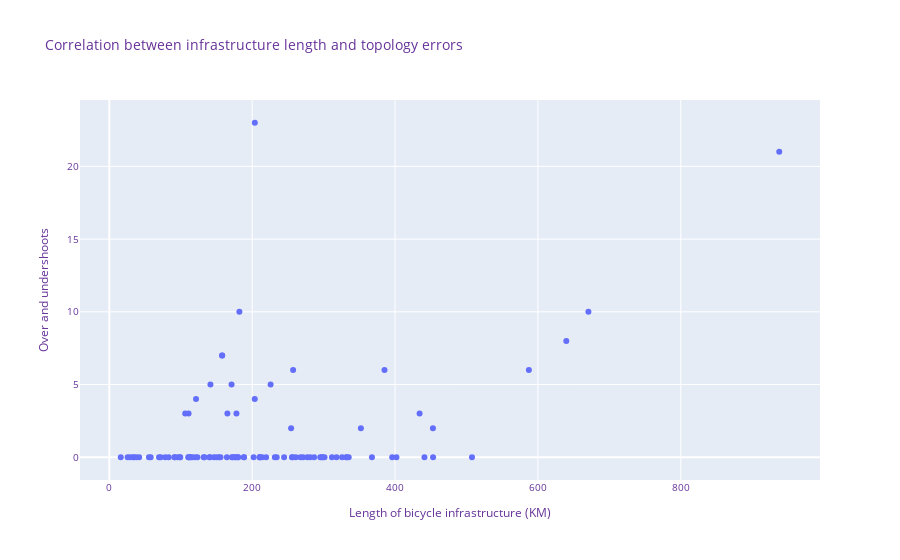

Write notebook code for a chart like this one.
### Code cell
# TODO: Add label for high/low density and add as color?
fig = px.scatter(
    muni_network_counts, 
    x='infra_km', 
    y='over_under',
    title='Correlation between infrastructure length and topology errors', 
    hover_data=['navn'],
    labels={
        "infra_km": "Length of bicycle infrastructure (KM)",
        "over_under": "Over and undershoots",
        "navn": "Municipality"
        })

fig.update_layout(
    font=dict(
        size=10,
        color="RebeccaPurple"
    )
)
fig.show()

### Figure 1 — Plotly figure (JSON) as saved in the notebook; plotly's stock layout.template omitted (floating-point values rounded to 4 significant figures)
{"data": [{"customdata": [["Aabenraa"], ["Aalborg"], ["Aarhus"], ["Albertslund"], ["Allerød"], ["Assens"], ["Ballerup"], ["Billund"], ["Bornholm"], ["Brøndby"], ["Brønderslev"], ["Dragør"], ["Egedal"], ["Esbjerg"], ["Faaborg-Midtfyn"], ["Fanø"], ["Favrskov"], ["Faxe"], ["Fredensborg"], ["Fredericia"], ["Frederiksberg"], ["Frederikshavn"], ["Frederikssund"], ["Furesø"], ["Gentofte"], ["Gladsaxe"], ["Glostrup"], ["Greve"], ["Gribskov"], ["Guldborgsund"], ["Haderslev"], ["Halsnæs"], ["Hedensted"], ["Helsingør"], ["Herlev"], ["Herning"], ["Hillerød"], ["Hjørring"], ["Holbæk"], ["Holstebro"], ["Horsens"], ["Hvidovre"], ["Høje-Taastrup"], ["Hørsholm"], ["Ikast-Brande"], ["Ishøj"], ["Jammerbugt"], ["Kalundborg"], ["Kerteminde"], ["Kolding"], ["København"], ["Køge"], ["Langeland"], ["Lejre"], ["Lemvig"], ["Lolland"], ["Lyngby-Taarbæk"], ["Læsø"], ["Mariagerfjord"], ["Middelfart"], ["Morsø"], ["Norddjurs"], ["Nordfyns"], ["Nyborg"], ["Næstved"], ["Odder"], ["Odense"], ["Odsherred"], ["Randers"], ["Rebild"], ["Ringkøbing-Skjern"], ["Ringsted"], ["Roskilde"], ["Rudersdal"], ["Rødovre"], ["Samsø"], ["Silkeborg"], ["Skanderborg"], ["Skive"], ["Slagelse"], ["Solrød"], ["Sorø"], ["Stevns"], ["Struer"], ["Svendborg"], ["Syddjurs"], ["Sønderborg"], ["Thisted"], ["Tårnby"], ["Tønder"], ["Vallensbæk"], ["Varde"], ["Vejen"], ["Vejle"], ["Vesthimmerlands"], ["Viborg"], ["Vordingborg"], ["Ærø"]], "hovertemplate": "Length of bicycle infrastructure (KM)=%{x}<br>Over and undershoots=%{y}<br>Municipality=%{customdata[0]}<extra></extra>", "legendgroup": "", "marker": {"color": "#636efa", "symbol": "circle"}, "mode": "markers", "name": "", "orientation": "v", "showlegend": false, "type": "scatter", "x": [335.1, 670.7, 937.9, 111.0, 157.8, 110.9, 182.1, 175.7, 213.9, 121.4, 210.6, 41.75, 225.8, 434.4, 171.6, 28.94, 301.3, 114.1, 203.7, 257.3, 78.28, 331.7, 254.5, 171.1, 155.7, 140.1, 91.73, 158.1, 141.6, 277.2, 271.2, 123.3, 244.7, 255.5, 55.44, 385.2, 256.8, 318.0, 261.0, 267.5, 325.9, 141.0, 172.8, 113.0, 210.9, 57.87, 234.3, 210.3, 91.15, 311.6, 639.7, 281.1, 34.42, 202.0, 83.17, 188.3, 177.3, 32.99, 188.6, 146.6, 25.63, 95.63, 115.8, 153.3, 396.0, 132.0, 587.4, 120.0, 298.2, 164.6, 401.9, 219.5, 352.2, 231.7, 69.54, 37.83, 507.7, 297.7, 180.0, 367.6, 106.2, 133.3, 98.73, 110.6, 177.9, 203.6, 441.1, 165.3, 99.31, 286.7, 71.92, 332.3, 150.2, 453.0, 295.3, 453.2, 180.4, 15.98], "xaxis": "x", "y": [0, 10, 21, 3, 7, 0, 10, 0, 0, 4, 0, 0, 5, 3, 0, 0, 0, 0, 23, 6, 0, 0, 2, 5, 0, 0, 0, 7, 5, 0, 0, 0, 0, 0, 0, 6, 0, 0, 0, 0, 0, 0, 0, 0, 0, 0, 0, 0, 0, 0, 8, 0, 0, 0, 0, 0, 0, 0, 0, 0, 0, 0, 0, 0, 0, 0, 6, 0, 0, 0, 0, 0, 2, 0, 0, 0, 0, 0, 0, 0, 3, 0, 0, 0, 3, 4, 0, 3, 0, 0, 0, 0, 0, 2, 0, 0, 0, 0], "yaxis": "y"}], "layout": {"font": {"color": "RebeccaPurple", "size": 10}, "legend": {"tracegroupgap": 0}, "title": {"text": "Correlation between infrastructure length and topology errors"}, "xaxis": {"anchor": "y", "domain": [0, 1], "title": {"text": "Length of bicycle infrastructure (KM)"}}, "yaxis": {"anchor": "x", "domain": [0, 1], "title": {"text": "Over and undershoots"}}}}
